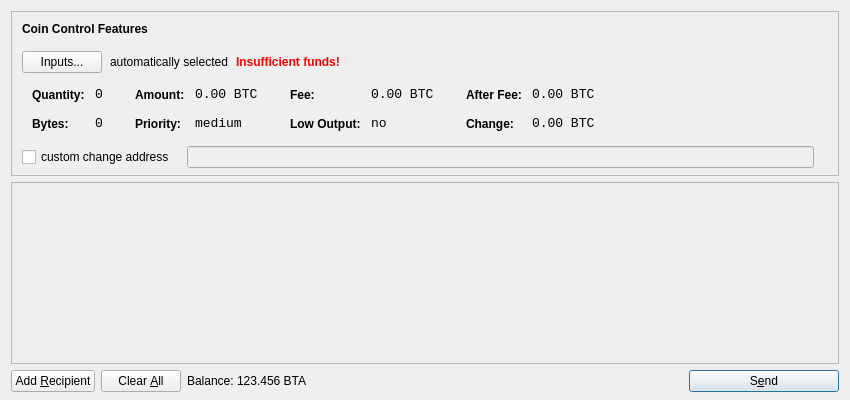
<?xml version="1.0" encoding="UTF-8"?>
<ui version="4.0">
 <class>SendCoinsDialog</class>
 <widget class="QDialog" name="SendCoinsDialog">
  <property name="geometry">
   <rect>
    <x>0</x>
    <y>0</y>
    <width>850</width>
    <height>400</height>
   </rect>
  </property>
  <property name="windowTitle">
   <string>Send Coins</string>
  </property>
  <layout class="QVBoxLayout" name="verticalLayout" stretch="0,1,0">
   <property name="bottomMargin">
    <number>8</number>
   </property>
   <item>
    <widget class="QFrame" name="frameCoinControl">
     <property name="sizePolicy">
      <sizepolicy hsizetype="Expanding" vsizetype="Expanding">
       <horstretch>0</horstretch>
       <verstretch>0</verstretch>
      </sizepolicy>
     </property>
     <property name="maximumSize">
      <size>
       <width>16777215</width>
       <height>16777215</height>
      </size>
     </property>
     <property name="frameShape">
      <enum>QFrame::StyledPanel</enum>
     </property>
     <property name="frameShadow">
      <enum>QFrame::Sunken</enum>
     </property>
     <layout class="QVBoxLayout" name="verticalLayoutCoinControl2">
      <property name="spacing">
       <number>-1</number>
      </property>
      <property name="leftMargin">
       <number>0</number>
      </property>
      <property name="topMargin">
       <number>0</number>
      </property>
      <property name="rightMargin">
       <number>0</number>
      </property>
      <property name="bottomMargin">
       <number>6</number>
      </property>
      <item>
       <layout class="QVBoxLayout" name="verticalLayoutCoinControl" stretch="0,0,0,0,1">
        <property name="spacing">
         <number>0</number>
        </property>
        <property name="leftMargin">
         <number>10</number>
        </property>
        <property name="topMargin">
         <number>10</number>
        </property>
        <item>
         <layout class="QHBoxLayout" name="horizontalLayoutCoinControl1">
          <property name="bottomMargin">
           <number>15</number>
          </property>
          <item>
           <widget class="QLabel" name="labelCoinControlFeatures">
            <property name="sizePolicy">
             <sizepolicy hsizetype="Preferred" vsizetype="Maximum">
              <horstretch>0</horstretch>
              <verstretch>0</verstretch>
             </sizepolicy>
            </property>
            <property name="font">
             <font>
              <weight>75</weight>
              <bold>true</bold>
             </font>
            </property>
            <property name="styleSheet">
             <string notr="true">font-weight:bold;</string>
            </property>
            <property name="text">
             <string>Coin Control Features</string>
            </property>
           </widget>
          </item>
         </layout>
        </item>
        <item>
         <layout class="QHBoxLayout" name="horizontalLayoutCoinControl2" stretch="0,0,0,0">
          <property name="spacing">
           <number>8</number>
          </property>
          <property name="bottomMargin">
           <number>10</number>
          </property>
          <item>
           <widget class="QPushButton" name="pushButtonCoinControl">
            <property name="styleSheet">
             <string notr="true"/>
            </property>
            <property name="text">
             <string>Inputs...</string>
            </property>
           </widget>
          </item>
          <item>
           <widget class="QLabel" name="labelCoinControlAutomaticallySelected">
            <property name="text">
             <string>automatically selected</string>
            </property>
            <property name="margin">
             <number>5</number>
            </property>
           </widget>
          </item>
          <item>
           <widget class="QLabel" name="labelCoinControlInsuffFunds">
            <property name="font">
             <font>
              <weight>75</weight>
              <bold>true</bold>
             </font>
            </property>
            <property name="styleSheet">
             <string notr="true">color:red;font-weight:bold;</string>
            </property>
            <property name="text">
             <string>Insufficient funds!</string>
            </property>
            <property name="margin">
             <number>5</number>
            </property>
           </widget>
          </item>
          <item>
           <spacer name="horizontalSpacerCoinControl">
            <property name="orientation">
             <enum>Qt::Horizontal</enum>
            </property>
            <property name="sizeHint" stdset="0">
             <size>
              <width>40</width>
              <height>1</height>
             </size>
            </property>
           </spacer>
          </item>
         </layout>
        </item>
        <item>
         <widget class="QWidget" name="widgetCoinControl" native="true">
          <property name="sizePolicy">
           <sizepolicy hsizetype="Preferred" vsizetype="Preferred">
            <horstretch>0</horstretch>
            <verstretch>0</verstretch>
           </sizepolicy>
          </property>
          <property name="minimumSize">
           <size>
            <width>0</width>
            <height>0</height>
           </size>
          </property>
          <property name="styleSheet">
           <string notr="true"/>
          </property>
          <layout class="QHBoxLayout" name="horizontalLayoutCoinControl5">
           <property name="margin">
            <number>0</number>
           </property>
           <item>
            <layout class="QHBoxLayout" name="horizontalLayoutCoinControl3" stretch="0,0,0,1">
             <property name="spacing">
              <number>20</number>
             </property>
             <property name="topMargin">
              <number>0</number>
             </property>
             <property name="bottomMargin">
              <number>10</number>
             </property>
             <item>
              <layout class="QFormLayout" name="formLayoutCoinControl1">
               <property name="horizontalSpacing">
                <number>10</number>
               </property>
               <property name="verticalSpacing">
                <number>14</number>
               </property>
               <property name="leftMargin">
                <number>10</number>
               </property>
               <property name="topMargin">
                <number>4</number>
               </property>
               <property name="rightMargin">
                <number>6</number>
               </property>
               <item row="0" column="0">
                <widget class="QLabel" name="labelCoinControlQuantityText">
                 <property name="styleSheet">
                  <string notr="true">font-weight:bold;</string>
                 </property>
                 <property name="text">
                  <string>Quantity:</string>
                 </property>
                 <property name="margin">
                  <number>0</number>
                 </property>
                </widget>
               </item>
               <item row="0" column="1">
                <widget class="QLabel" name="labelCoinControlQuantity">
                 <property name="font">
                  <font>
                   <family>Monospace</family>
                   <pointsize>10</pointsize>
                  </font>
                 </property>
                 <property name="cursor">
                  <cursorShape>IBeamCursor</cursorShape>
                 </property>
                 <property name="contextMenuPolicy">
                  <enum>Qt::ActionsContextMenu</enum>
                 </property>
                 <property name="text">
                  <string notr="true">0</string>
                 </property>
                 <property name="margin">
                  <number>0</number>
                 </property>
                 <property name="textInteractionFlags">
                  <set>Qt::LinksAccessibleByMouse|Qt::TextSelectableByKeyboard|Qt::TextSelectableByMouse</set>
                 </property>
                </widget>
               </item>
               <item row="1" column="0">
                <widget class="QLabel" name="labelCoinControlBytesText">
                 <property name="styleSheet">
                  <string notr="true">font-weight:bold;</string>
                 </property>
                 <property name="text">
                  <string>Bytes:</string>
                 </property>
                </widget>
               </item>
               <item row="1" column="1">
                <widget class="QLabel" name="labelCoinControlBytes">
                 <property name="font">
                  <font>
                   <family>Monospace</family>
                   <pointsize>10</pointsize>
                  </font>
                 </property>
                 <property name="cursor">
                  <cursorShape>IBeamCursor</cursorShape>
                 </property>
                 <property name="contextMenuPolicy">
                  <enum>Qt::ActionsContextMenu</enum>
                 </property>
                 <property name="text">
                  <string notr="true">0</string>
                 </property>
                 <property name="textInteractionFlags">
                  <set>Qt::LinksAccessibleByMouse|Qt::TextSelectableByKeyboard|Qt::TextSelectableByMouse</set>
                 </property>
                </widget>
               </item>
              </layout>
             </item>
             <item>
              <layout class="QFormLayout" name="formLayoutCoinControl2">
               <property name="horizontalSpacing">
                <number>10</number>
               </property>
               <property name="verticalSpacing">
                <number>14</number>
               </property>
               <property name="leftMargin">
                <number>6</number>
               </property>
               <property name="topMargin">
                <number>4</number>
               </property>
               <property name="rightMargin">
                <number>6</number>
               </property>
               <item row="0" column="0">
                <widget class="QLabel" name="labelCoinControlAmountText">
                 <property name="styleSheet">
                  <string notr="true">font-weight:bold;</string>
                 </property>
                 <property name="text">
                  <string>Amount:</string>
                 </property>
                 <property name="margin">
                  <number>0</number>
                 </property>
                </widget>
               </item>
               <item row="0" column="1">
                <widget class="QLabel" name="labelCoinControlAmount">
                 <property name="font">
                  <font>
                   <family>Monospace</family>
                   <pointsize>10</pointsize>
                  </font>
                 </property>
                 <property name="cursor">
                  <cursorShape>IBeamCursor</cursorShape>
                 </property>
                 <property name="contextMenuPolicy">
                  <enum>Qt::ActionsContextMenu</enum>
                 </property>
                 <property name="text">
                  <string notr="true">0.00 BTC</string>
                 </property>
                 <property name="textInteractionFlags">
                  <set>Qt::LinksAccessibleByMouse|Qt::TextSelectableByKeyboard|Qt::TextSelectableByMouse</set>
                 </property>
                </widget>
               </item>
               <item row="1" column="0">
                <widget class="QLabel" name="labelCoinControlPriorityText">
                 <property name="styleSheet">
                  <string notr="true">font-weight:bold;</string>
                 </property>
                 <property name="text">
                  <string>Priority:</string>
                 </property>
                </widget>
               </item>
               <item row="1" column="1">
                <widget class="QLabel" name="labelCoinControlPriority">
                 <property name="font">
                  <font>
                   <family>Monospace</family>
                   <pointsize>10</pointsize>
                  </font>
                 </property>
                 <property name="cursor">
                  <cursorShape>IBeamCursor</cursorShape>
                 </property>
                 <property name="contextMenuPolicy">
                  <enum>Qt::ActionsContextMenu</enum>
                 </property>
                 <property name="text">
                  <string>medium</string>
                 </property>
                 <property name="textInteractionFlags">
                  <set>Qt::LinksAccessibleByMouse|Qt::TextSelectableByKeyboard|Qt::TextSelectableByMouse</set>
                 </property>
                </widget>
               </item>
              </layout>
             </item>
             <item>
              <layout class="QFormLayout" name="formLayoutCoinControl3">
               <property name="horizontalSpacing">
                <number>10</number>
               </property>
               <property name="verticalSpacing">
                <number>14</number>
               </property>
               <property name="leftMargin">
                <number>6</number>
               </property>
               <property name="topMargin">
                <number>4</number>
               </property>
               <property name="rightMargin">
                <number>6</number>
               </property>
               <item row="0" column="0">
                <widget class="QLabel" name="labelCoinControlFeeText">
                 <property name="styleSheet">
                  <string notr="true">font-weight:bold;</string>
                 </property>
                 <property name="text">
                  <string>Fee:</string>
                 </property>
                 <property name="margin">
                  <number>0</number>
                 </property>
                </widget>
               </item>
               <item row="0" column="1">
                <widget class="QLabel" name="labelCoinControlFee">
                 <property name="font">
                  <font>
                   <family>Monospace</family>
                   <pointsize>10</pointsize>
                  </font>
                 </property>
                 <property name="cursor">
                  <cursorShape>IBeamCursor</cursorShape>
                 </property>
                 <property name="contextMenuPolicy">
                  <enum>Qt::ActionsContextMenu</enum>
                 </property>
                 <property name="text">
                  <string notr="true">0.00 BTC</string>
                 </property>
                 <property name="textInteractionFlags">
                  <set>Qt::LinksAccessibleByMouse|Qt::TextSelectableByKeyboard|Qt::TextSelectableByMouse</set>
                 </property>
                </widget>
               </item>
               <item row="1" column="0">
                <widget class="QLabel" name="labelCoinControlLowOutputText">
                 <property name="styleSheet">
                  <string notr="true">font-weight:bold;</string>
                 </property>
                 <property name="text">
                  <string>Low Output:</string>
                 </property>
                </widget>
               </item>
               <item row="1" column="1">
                <widget class="QLabel" name="labelCoinControlLowOutput">
                 <property name="font">
                  <font>
                   <family>Monospace</family>
                   <pointsize>10</pointsize>
                  </font>
                 </property>
                 <property name="cursor">
                  <cursorShape>IBeamCursor</cursorShape>
                 </property>
                 <property name="contextMenuPolicy">
                  <enum>Qt::ActionsContextMenu</enum>
                 </property>
                 <property name="text">
                  <string>no</string>
                 </property>
                 <property name="textInteractionFlags">
                  <set>Qt::LinksAccessibleByMouse|Qt::TextSelectableByKeyboard|Qt::TextSelectableByMouse</set>
                 </property>
                </widget>
               </item>
              </layout>
             </item>
             <item>
              <layout class="QFormLayout" name="formLayoutCoinControl4">
               <property name="horizontalSpacing">
                <number>10</number>
               </property>
               <property name="verticalSpacing">
                <number>14</number>
               </property>
               <property name="leftMargin">
                <number>6</number>
               </property>
               <property name="topMargin">
                <number>4</number>
               </property>
               <property name="rightMargin">
                <number>6</number>
               </property>
               <item row="0" column="0">
                <widget class="QLabel" name="labelCoinControlAfterFeeText">
                 <property name="styleSheet">
                  <string notr="true">font-weight:bold;</string>
                 </property>
                 <property name="text">
                  <string>After Fee:</string>
                 </property>
                 <property name="margin">
                  <number>0</number>
                 </property>
                </widget>
               </item>
               <item row="0" column="1">
                <widget class="QLabel" name="labelCoinControlAfterFee">
                 <property name="font">
                  <font>
                   <family>Monospace</family>
                   <pointsize>10</pointsize>
                  </font>
                 </property>
                 <property name="cursor">
                  <cursorShape>IBeamCursor</cursorShape>
                 </property>
                 <property name="contextMenuPolicy">
                  <enum>Qt::ActionsContextMenu</enum>
                 </property>
                 <property name="text">
                  <string notr="true">0.00 BTC</string>
                 </property>
                 <property name="textInteractionFlags">
                  <set>Qt::LinksAccessibleByMouse|Qt::TextSelectableByKeyboard|Qt::TextSelectableByMouse</set>
                 </property>
                </widget>
               </item>
               <item row="1" column="0">
                <widget class="QLabel" name="labelCoinControlChangeText">
                 <property name="styleSheet">
                  <string notr="true">font-weight:bold;</string>
                 </property>
                 <property name="text">
                  <string>Change:</string>
                 </property>
                </widget>
               </item>
               <item row="1" column="1">
                <widget class="QLabel" name="labelCoinControlChange">
                 <property name="font">
                  <font>
                   <family>Monospace</family>
                   <pointsize>10</pointsize>
                  </font>
                 </property>
                 <property name="cursor">
                  <cursorShape>IBeamCursor</cursorShape>
                 </property>
                 <property name="contextMenuPolicy">
                  <enum>Qt::ActionsContextMenu</enum>
                 </property>
                 <property name="text">
                  <string notr="true">0.00 BTC</string>
                 </property>
                 <property name="textInteractionFlags">
                  <set>Qt::LinksAccessibleByMouse|Qt::TextSelectableByKeyboard|Qt::TextSelectableByMouse</set>
                 </property>
                </widget>
               </item>
              </layout>
             </item>
            </layout>
           </item>
          </layout>
         </widget>
        </item>
        <item>
         <layout class="QHBoxLayout" name="horizontalLayoutCoinControl4" stretch="0,0,0">
          <property name="spacing">
           <number>12</number>
          </property>
          <property name="sizeConstraint">
           <enum>QLayout::SetDefaultConstraint</enum>
          </property>
          <property name="topMargin">
           <number>5</number>
          </property>
          <property name="rightMargin">
           <number>5</number>
          </property>
          <item>
           <widget class="QCheckBox" name="checkBoxCoinControlChange">
            <property name="text">
             <string>custom change address</string>
            </property>
           </widget>
          </item>
          <item>
           <widget class="QLineEdit" name="lineEditCoinControlChange">
            <property name="enabled">
             <bool>false</bool>
            </property>
            <property name="sizePolicy">
             <sizepolicy hsizetype="Expanding" vsizetype="Fixed">
              <horstretch>0</horstretch>
              <verstretch>0</verstretch>
             </sizepolicy>
            </property>
           </widget>
          </item>
          <item>
           <widget class="QLabel" name="labelCoinControlChangeLabel">
            <property name="sizePolicy">
             <sizepolicy hsizetype="Preferred" vsizetype="Expanding">
              <horstretch>0</horstretch>
              <verstretch>0</verstretch>
             </sizepolicy>
            </property>
            <property name="minimumSize">
             <size>
              <width>0</width>
              <height>0</height>
             </size>
            </property>
            <property name="text">
             <string/>
            </property>
            <property name="margin">
             <number>3</number>
            </property>
           </widget>
          </item>
         </layout>
        </item>
        <item>
         <spacer name="verticalSpacerCoinControl">
          <property name="orientation">
           <enum>Qt::Vertical</enum>
          </property>
          <property name="sizeHint" stdset="0">
           <size>
            <width>800</width>
            <height>1</height>
           </size>
          </property>
         </spacer>
        </item>
       </layout>
      </item>
     </layout>
    </widget>
   </item>
   <item>
    <widget class="QScrollArea" name="scrollArea">
     <property name="widgetResizable">
      <bool>true</bool>
     </property>
     <widget class="QWidget" name="scrollAreaWidgetContents">
      <property name="geometry">
       <rect>
        <x>0</x>
        <y>0</y>
        <width>830</width>
        <height>165</height>
       </rect>
      </property>
      <layout class="QVBoxLayout" name="verticalLayout_2">
       <property name="margin">
        <number>0</number>
       </property>
       <item>
        <layout class="QVBoxLayout" name="entries">
         <property name="spacing">
          <number>6</number>
         </property>
        </layout>
       </item>
       <item>
        <spacer name="verticalSpacer">
         <property name="orientation">
          <enum>Qt::Vertical</enum>
         </property>
         <property name="sizeHint" stdset="0">
          <size>
           <width>20</width>
           <height>40</height>
          </size>
         </property>
        </spacer>
       </item>
      </layout>
     </widget>
    </widget>
   </item>
   <item>
    <layout class="QHBoxLayout" name="horizontalLayout">
     <item>
      <widget class="QPushButton" name="addButton">
       <property name="toolTip">
        <string>Send to multiple recipients at once</string>
       </property>
       <property name="text">
        <string>Add &amp;Recipient</string>
       </property>
       <property name="icon">
        <iconset resource="../bitcoin.qrc">
         <normaloff>:/icons/add</normaloff>:/icons/add</iconset>
       </property>
       <property name="autoDefault">
        <bool>false</bool>
       </property>
      </widget>
     </item>
     <item>
      <widget class="QPushButton" name="clearButton">
       <property name="sizePolicy">
        <sizepolicy hsizetype="Minimum" vsizetype="Fixed">
         <horstretch>0</horstretch>
         <verstretch>0</verstretch>
        </sizepolicy>
       </property>
       <property name="toolTip">
        <string>Remove all transaction fields</string>
       </property>
       <property name="text">
        <string>Clear &amp;All</string>
       </property>
       <property name="icon">
        <iconset resource="../bitcoin.qrc">
         <normaloff>:/icons/remove</normaloff>:/icons/remove</iconset>
       </property>
       <property name="autoRepeatDelay">
        <number>300</number>
       </property>
       <property name="autoDefault">
        <bool>false</bool>
       </property>
      </widget>
     </item>
     <item>
      <layout class="QHBoxLayout" name="horizontalLayout_2">
       <property name="spacing">
        <number>3</number>
       </property>
       <item>
        <widget class="QLabel" name="label">
         <property name="text">
          <string>Balance:</string>
         </property>
        </widget>
       </item>
       <item>
        <widget class="QLabel" name="labelBalance">
         <property name="cursor">
          <cursorShape>IBeamCursor</cursorShape>
         </property>
         <property name="text">
          <string>123.456 BTA</string>
         </property>
         <property name="textInteractionFlags">
          <set>Qt::LinksAccessibleByMouse|Qt::TextSelectableByKeyboard|Qt::TextSelectableByMouse</set>
         </property>
        </widget>
       </item>
      </layout>
     </item>
     <item>
      <spacer name="horizontalSpacer">
       <property name="orientation">
        <enum>Qt::Horizontal</enum>
       </property>
       <property name="sizeHint" stdset="0">
        <size>
         <width>40</width>
         <height>20</height>
        </size>
       </property>
      </spacer>
     </item>
     <item>
      <widget class="QPushButton" name="sendButton">
       <property name="minimumSize">
        <size>
         <width>150</width>
         <height>0</height>
        </size>
       </property>
       <property name="toolTip">
        <string>Confirm the send action</string>
       </property>
       <property name="text">
        <string>S&amp;end</string>
       </property>
       <property name="icon">
        <iconset resource="../bitcoin.qrc">
         <normaloff>:/icons/send</normaloff>:/icons/send</iconset>
       </property>
       <property name="default">
        <bool>true</bool>
       </property>
      </widget>
     </item>
    </layout>
   </item>
  </layout>
 </widget>
 <resources>
  <include location="../bitcoin.qrc"/>
 </resources>
 <connections/>
</ui>
